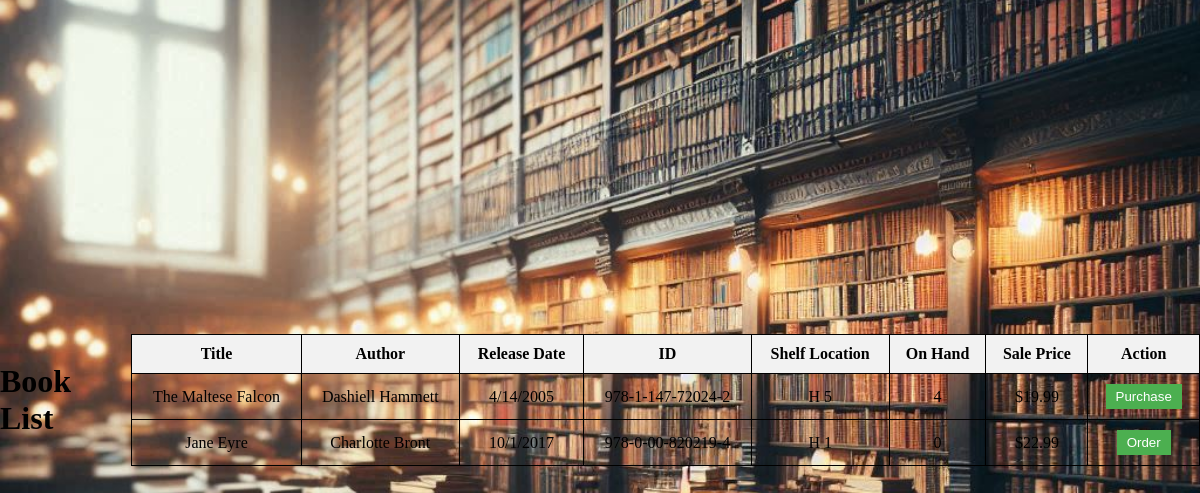
The app's page /lookup_book?bookid=202 with its own data.
### tables this page shows
CREATE TABLE "BookInventory" (
	"BookInfoID"	TEXT,
	"StockMin"	INTEGER,
	"StockMax"	INTEGER,
	"AisleLoc"	TEXT,
	"ShelfLoc"	INTEGER
, "OnHandQty"	INTEGER);

CREATE TABLE "BookInfo" (
	"Title"	TEXT NOT NULL,
	"Author"	TEXT,
	"ID"	NUMERIC,
	"Cost"	NUMERIC NOT NULL,
	"SalePrice"	NUMERIC NOT NULL,
	"ReleaseDate"	TEXT,
	PRIMARY KEY("ID")
);

### FlaskUpdate2.py (the view)
@app.route('/lookup_book', methods=['GET'])
def lookup_book():
    title = request.args.get('title', None)
    author = request.args.get('author', None)
    bookid = request.args.get('bookid', None)
    if not title and not author and not bookid:
        return render_template('error.html', message="Please provide a title, author, or ID to look up")
    conn = connect_db()
    cursor = conn.cursor()
    if title:
        query = "SELECT * FROM BookInfo INNER JOIN BookInventory ON BookInfo.ID = BookInventory.BookInfoID WHERE title LIKE ?"
        cursor.execute(query, ('%' + title + '%',))
    elif author:
        query = "SELECT * FROM BookInfo INNER JOIN BookInventory ON BookInfo.ID = BookInventory.BookInfoID WHERE author LIKE ?"
        cursor.execute(query, ('%' + author + '%',))
    elif bookid:
        query = "SELECT * FROM BookInfo INNER JOIN BookInventory ON BookInfo.ID = BookInventory.BookInfoID WHERE ID LIKE ?"
        cursor.execute(query, ('%' + bookid + '%',))
    rows = cursor.fetchall()
    conn.close()
    if rows:
        auth_level = session.get('auth_level', 'Customer')
        return render_template('book_list.html', books=rows, auth_level=auth_level)
    else:
        return render_template('error.html', message="No books found")

### FlaskUpdate2.py (called while the page is built)
def connect_db():
    logging.debug("Connecting to the Database")
    conn = sqlite3.connect('CTUTeamProject.db')
    conn.row_factory = sqlite3.Row  # This allows us to return rows as dictionaries
    return conn

@app.template_filter('currency')
def currency_filter(value):
    return "${:,.2f}".format(value)

### templates/book_list.html (shortened to what this page needs)
<!DOCTYPE html>
<html>
<head>
</head>
<body>
    <h1>Book List</h1>
    <table>
        <tr>
            <th>Title</th>
            <th>Author</th>
            <th>Release Date</th>
            <th>ID</th>
            <th>Shelf Location</th>
            <th>On Hand</th>
            <th>Sale Price</th>
            <th>Action</th>
        </tr>
        {% for book in books %}
        <tr>
            <td>{{ book.Title }}</td>
            <td>{{ book.Author }}</td>
            <td>{{ book['ReleaseDate'] }}</td>
            <td>{{ book.ID }}</td>
            <td>{{ book['AisleLoc'] }} {{ book['ShelfLoc'] }}</td>
            <td>{{ book['OnHandQty'] }}</td>
            <td>{{ book.SalePrice | currency }}</td>
            <td>
     {% if book['OnHandQty'] > 0 %}
    <button class="sell-button" data-bookid="{{ book.id }}">
        {{ 'Purchase' if auth_level == 'Customer' else 'Sell' }}
    </button>
    {% else %}
    <button class="sell-button" data-bookid="{{ book.id }}">
        Order
    </button>
    {% endif %}
            </td>
        </tr>
        {% endfor %}
    </table>
</body>
</html>

### records on screen
BookInventory: Title "The Maltese Falcon", Author "Dashiell Hammett", ReleaseDate "4/14/2005", ID "978-1-147-72024-2", AisleLoc "H", ShelfLoc "5", OnHandQty "4", SalePrice "$19.99", value "Purchase"
BookInventory: Title "Jane Eyre", Author "Charlotte Bront", ReleaseDate "10/1/2017", ID "978-0-00-820219-4", AisleLoc "H", ShelfLoc "1", OnHandQty "0", SalePrice "$22.99"
